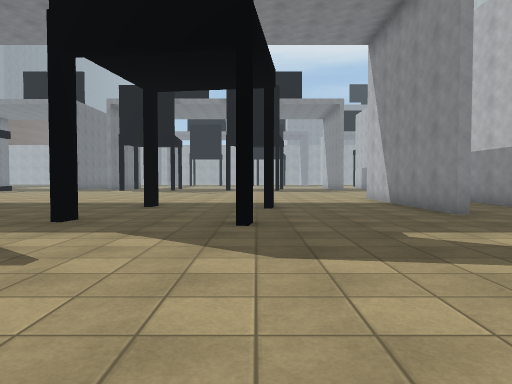
[1] (above)

24 first-person views from a walk through a 3-D level made in the Unity game engine. The camera is 1.3 m above the floor, tilts 2° down and sees 70° across. The floor is counted in squares, 2 m on a side. Each view is taken from the middle of a square. On the plan, view 1 faces up. The plan holds only what a view shows up to about 11 squares ahead; the rest is blank. The place goes on beyond the plan. The player character is not drawn. Some surface patterns are stand-ins.

[2]
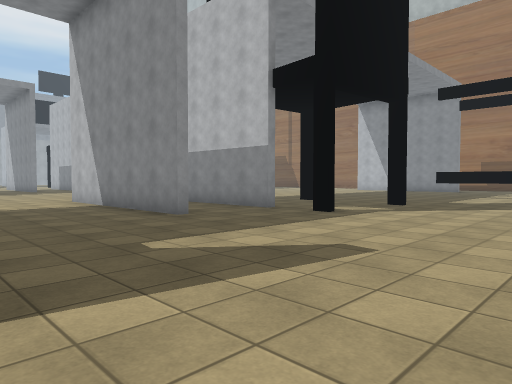

[3]
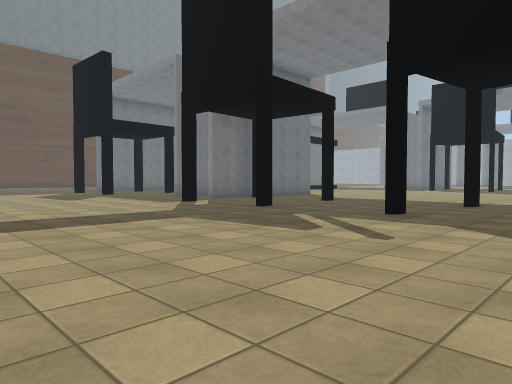

[4]
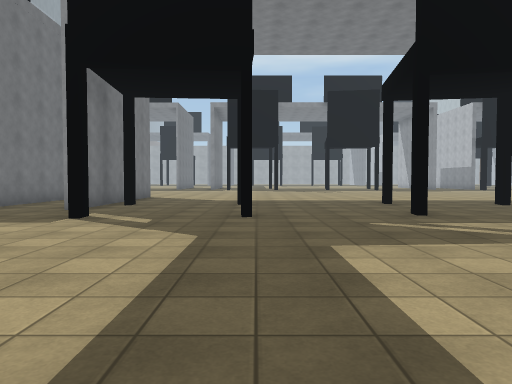

[5]
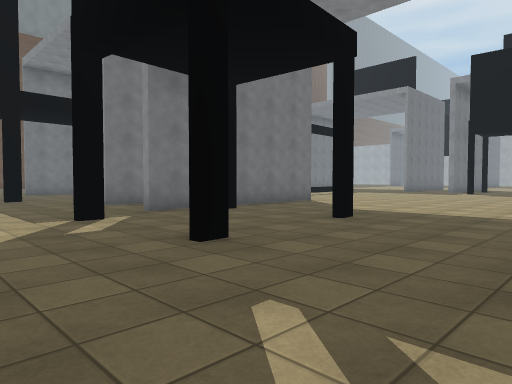

[6]
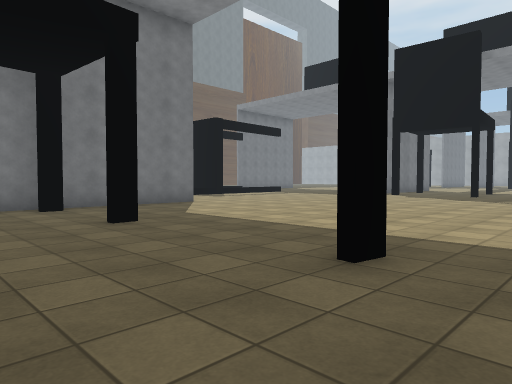

[7]
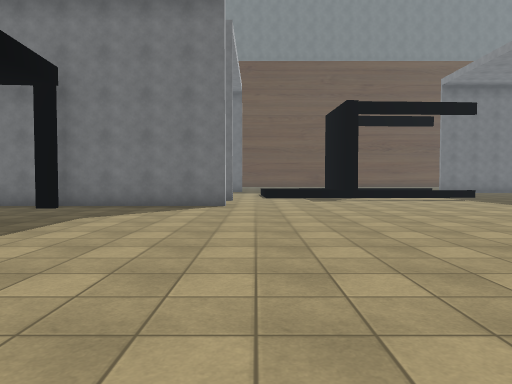

[8]
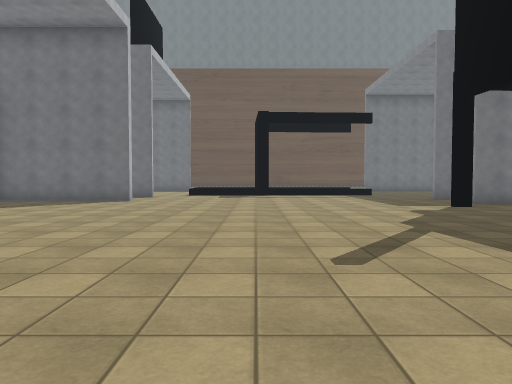

[9]
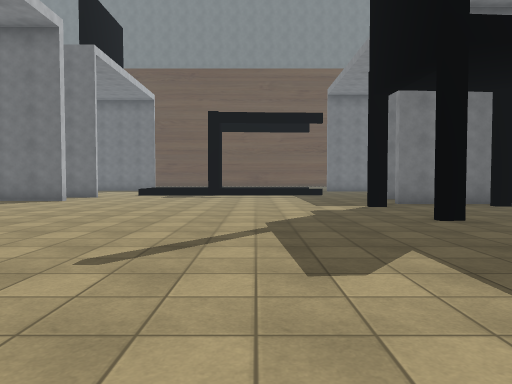

[10]
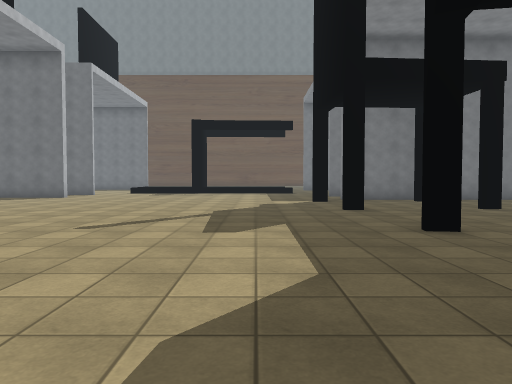

[11]
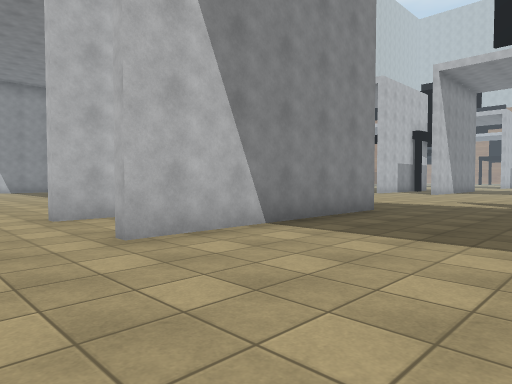

[12]
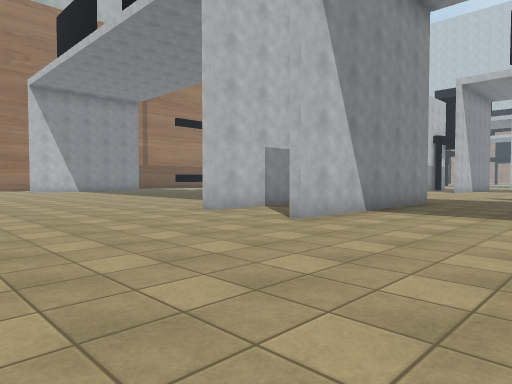

[13]
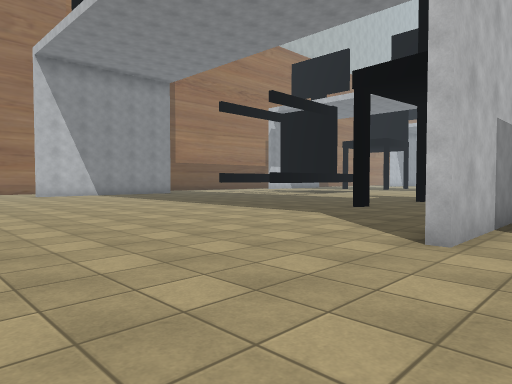

[14]
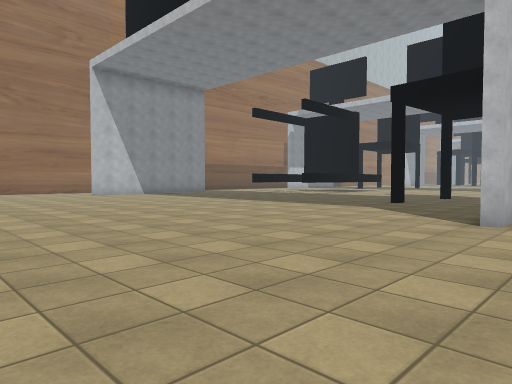

[15]
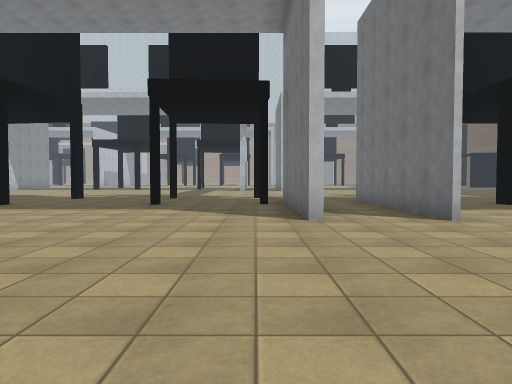

[16]
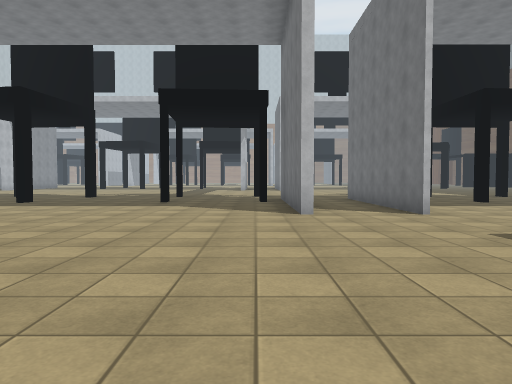

[17]
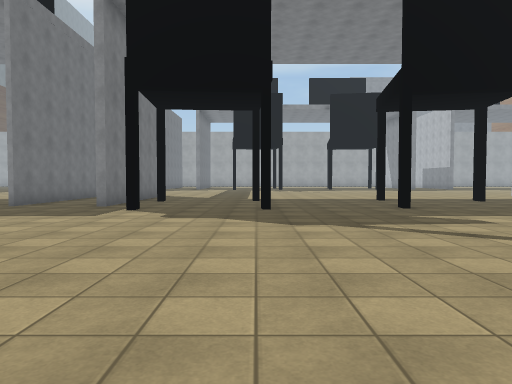

[18]
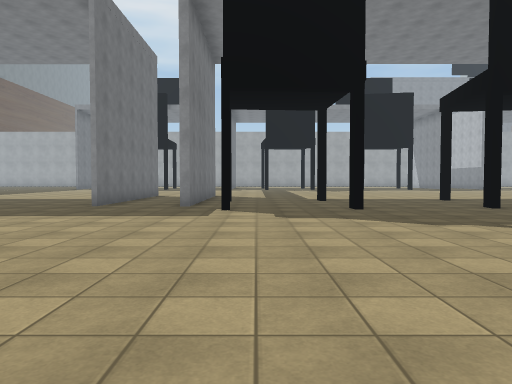

[19]
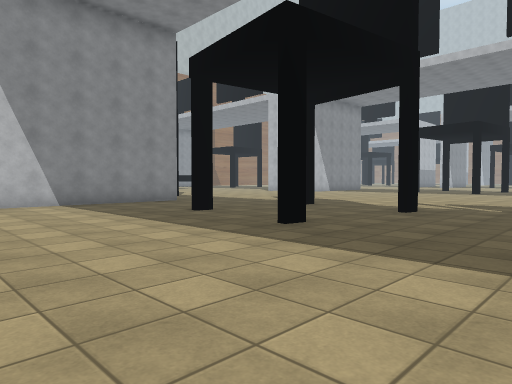

[20]
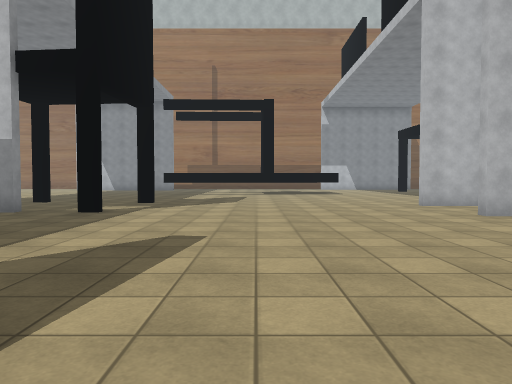

[21]
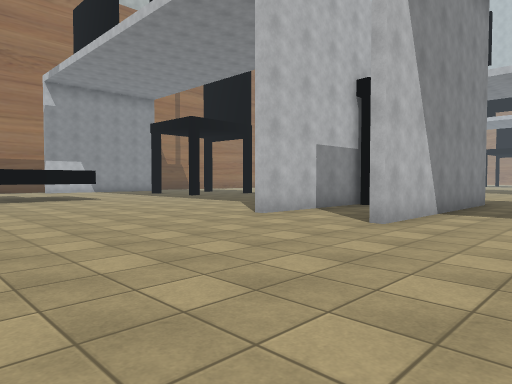

[22]
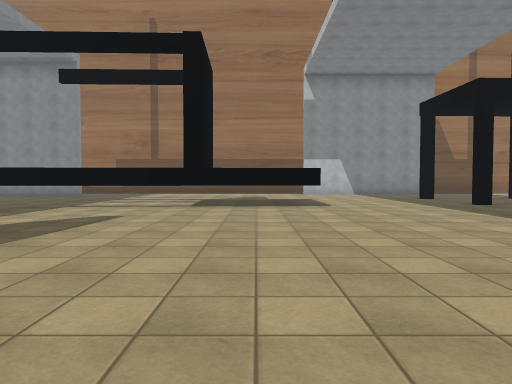

[23]
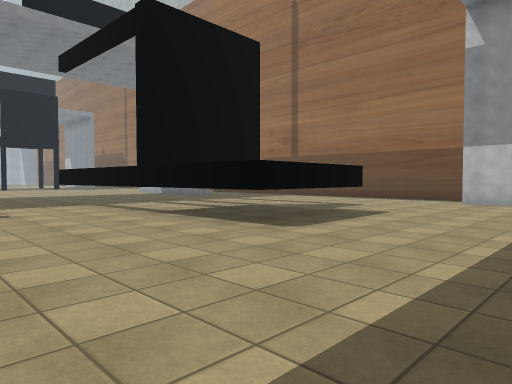

[24]
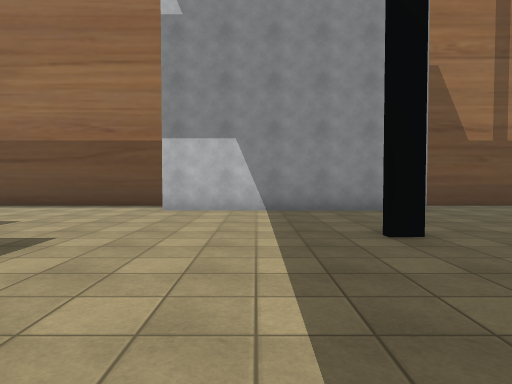

### Floor plan
Key: @ floor where view 1 was taken; # wall or solid block; . floor; ^ raised ledge; T thing the floor can be seen under or through.
Columns run from 12 left of view 1 to 23 right of it. Each row starts with its distance up from view 1.
 24 .#.##..#......#
 23 .#.#...........
 22 .#.#..........
 21 ....#..#..#..
 20 ...............
 19 ................
 18 ...............  ....
 17 ................ .........
 16 ..............................
 15 ..............................
 14 ..............................
 13 ..............................
 12 #.#.............#.#..........
 11 #.#.............#.#.........
 10 #.#.............#.#........
  9 #.#.......#.....#.#.......
  8 #.#...#.....#...#.#..#...
  7 #.#.............#.#..... .. ..
  6 .........#.............  .....
  5 ...#..#.....#.....#..#.. .T..
  4  .........................T..
  3  .........................T..
  2 ...........................T  ..  .#
  1 ...........................^  .....#
  0     ........@..............^  .....#
 -1       .  ....  ............^^^.....#
 -2                 ..................##
 -3                 ..#.#.............#
 -4                 ..#.# ............#
 -5                 ..#.#  ...........#
 -6                  .# #     .#..#...#
 -7                  .#         ......#

Positions as (right, up) in squares from view 1, and headings:
1: (0, 0), facing up
2: (0, 1), facing up-right
3: (0, -1), facing up-left
4: (-6, -1), facing up
5: (-3, 3), facing up-left
6: (-1, 6), facing up-left
7: (-1, 13), facing left
8: (1, 16), facing left
9: (1, 18), facing left
10: (3, 19), facing left
11: (0, 14), facing down-right
12: (0, 17), facing down-right
13: (5, 16), facing down-right
14: (5, 18), facing down-right
15: (-9, 18), facing down
16: (-9, 19), facing down
17: (-5, 13), facing up
18: (-7, 13), facing up
19: (-6, 13), facing down-right
20: (-1, 2), facing right
21: (3, 3), facing down-right
22: (6, 0), facing right
23: (11, -5), facing up-right
24: (14, -4), facing right
